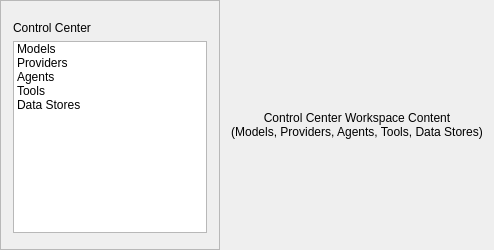
<?xml version="1.0" encoding="UTF-8"?>
<ui version="4.0">
 <class>ControlCenterScreen</class>
 <widget class="QWidget" name="ControlCenterScreen">
  <layout class="QHBoxLayout" name="mainLayout">
   <property name="leftMargin">
    <number>0</number>
   </property>
   <property name="topMargin">
    <number>0</number>
   </property>
   <property name="rightMargin">
    <number>0</number>
   </property>
   <property name="bottomMargin">
    <number>0</number>
   </property>
   <property name="spacing">
    <number>0</number>
   </property>
   <item>
    <widget class="QFrame" name="controlCenterNav">
     <property name="minimumSize">
      <size>
       <width>180</width>
       <height>0</height>
      </size>
     </property>
     <property name="maximumSize">
      <size>
       <width>220</width>
       <height>16777215</height>
      </size>
     </property>
     <property name="frameShape">
      <enum>QFrame::Shape::StyledPanel</enum>
     </property>
     <layout class="QVBoxLayout" name="navLayout">
      <property name="leftMargin">
       <number>12</number>
      </property>
      <property name="topMargin">
       <number>20</number>
      </property>
      <property name="rightMargin">
       <number>12</number>
      </property>
      <property name="bottomMargin">
       <number>16</number>
      </property>
      <item>
       <widget class="QLabel" name="navTitle">
        <property name="text">
         <string>Control Center</string>
        </property>
        <property name="objectName">
         <string>domainNavTitle</string>
        </property>
       </widget>
      </item>
      <item>
       <widget class="QListWidget" name="controlCenterNavList">
        <property name="spacing">
         <number>4</number>
        </property>
        <item>
         <property name="text">
          <string>Models</string>
         </property>
        </item>
        <item>
         <property name="text">
          <string>Providers</string>
         </property>
        </item>
        <item>
         <property name="text">
          <string>Agents</string>
         </property>
        </item>
        <item>
         <property name="text">
          <string>Tools</string>
         </property>
        </item>
        <item>
         <property name="text">
          <string>Data Stores</string>
         </property>
        </item>
       </widget>
      </item>
     </layout>
    </widget>
   </item>
   <item>
    <widget class="QStackedWidget" name="controlCenterWorkspaceHost">
     <property name="currentIndex">
      <number>0</number>
     </property>
     <widget class="QWidget" name="workspacePlaceholder">
      <layout class="QVBoxLayout" name="placeholderLayout">
       <item>
        <widget class="QLabel" name="placeholderLabel">
         <property name="alignment">
          <set>Qt::AlignmentFlag::AlignCenter</set>
         </property>
         <property name="text">
          <string>Control Center Workspace Content
(Models, Providers, Agents, Tools, Data Stores)</string>
         </property>
         <property name="wordWrap">
          <bool>true</bool>
         </property>
        </widget>
       </item>
      </layout>
     </widget>
    </widget>
   </item>
  </layout>
 </widget>
 <layoutdefault spacing="6" margin="11"/>
 <resources/>
 <connections/>
</ui>
